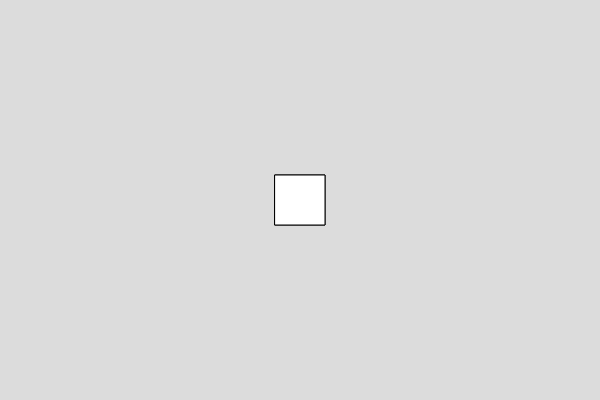
Frame 1 (no input)
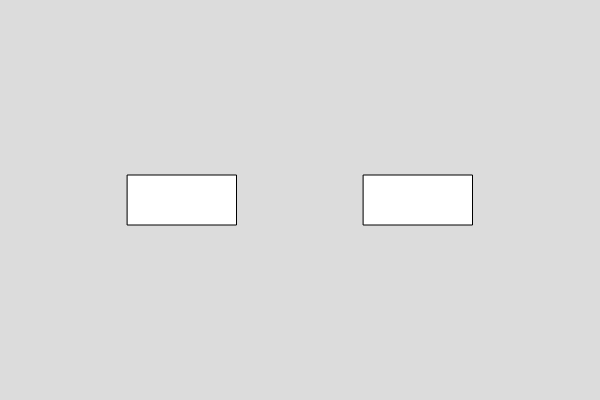
Frame 60 (no input)
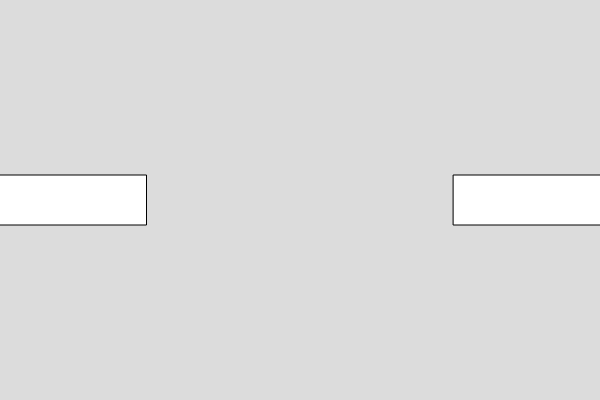
Frame 120 (the mouse pressed at the canvas centre since frame 60)

The p5.js sketch that drew these frames (run headless with seeded random() and noise() and a simulated clock; from frame 60 on, the mouse is pressed at the canvas centre):

// p5.js sketch
// ── sketch.js

var box1,box2;

function setup() {
  createCanvas(600, 400);
  box1 = new Box();
  box2 = new Box();
}

function draw() {
  background(220);
  box1.show();
  box1.set_speed(2);
  box1.set_width(1);

  box2.show();
  box2.set_speed(-2);
  box2.set_width(1);
}


// ── box.js
class Box
  {
    constructor()
    {
      this.x =300;
      this.y = 200
      this.w = 50;
      this.h = 50;
    }
    
    show()
    {
      rectMode(CENTER);
      rect(this.x,this.y,this.w,this.h)
    }
    
    //write function to set the width of the box
    set_speed(v){
     this.x = this.x + v
    }
   
     set_width(v){
      this.w = this.w + v
     }
  }

  
